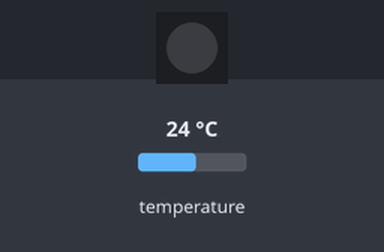
Bench run of a sketch on a simulated ESP32-S3. On the bench: 1 RGB LEDs in strip order, left to right. The test bench sets the inputs (shaded band); at power-on: temperature 24 °C. Dim RGB values are drawn brighter than linear; WiFi joins after 1.5 s; servers stay silent unless stated; the local clock reads 2024-03-15 10:24:30 at power-on unless the sketch sets it; no MQTT or app messages arrive unless stated; what the sketch prints to the serial monitor is not drawn.

Above: at 0.1 s.
At 2.9 s:
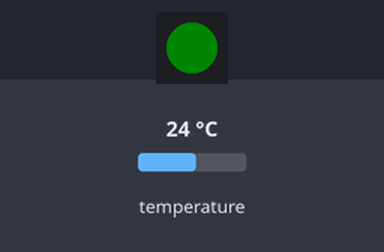
At 6.9 s:
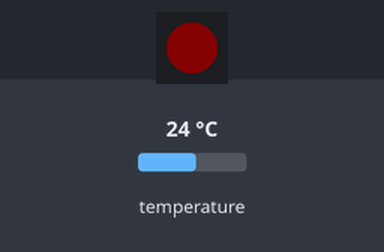
At 13.4 s:
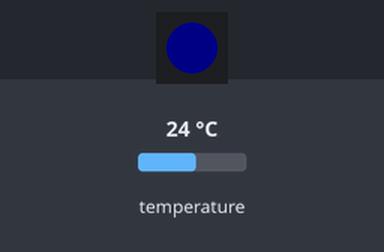
Timing chart, 0 to 15.1 s (numbered marks = the images above):
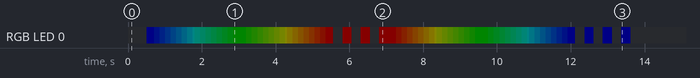

The sketch:

bmp280_rgbled_ha.ino
```cpp
#include "valot.h"
#include "sensorit.h"
#include "wifi_mqtt.h"

void setup() {
  Serial.begin(115200);
  Serial.println("Käynnistetään laite...");
  setupLedi();
  testaaLedinSkaala();
  setupBMP();
  paivitaLedi(lueLampotila());
  setupWiFi();
  setupMQTT();
}

void loop() {
  float t = lueLampotila();
  paivitaLedi(t);

  static unsigned long lastSerialPrint = 0;
  if (millis() - lastSerialPrint > 5000) {
    lastSerialPrint = millis();
    Serial.print("Lämpötila: ");
    Serial.print(t);
    Serial.println(" °C");
  }
  yllapidaMQTT();

  // Lähetys HA:han esim. 30s välein
  static unsigned long lastMsg = 0;
  if (client.connected() && millis() - lastMsg > 30000) {
    lastMsg = millis();
    char timestamp[32];
    if (utcTimestamp(timestamp, sizeof(timestamp))) {
      String payload = "{\"sensor_id\":\"";
      payload += MqttDevice::sensorId;
      payload += "\",\"location\":\"";
      payload += MqttDevice::location;
      payload += "\",\"measured_at\":\"";
      payload += timestamp;
      payload += "\",\"schema\":2,\"values\":{\"temperature\":";
      payload += String(t, 2);
      payload += "},\"units\":{\"temperature\":\"°C\"}}";
      client.publish(MqttDevice::stateTopic.c_str(), payload.c_str());
    } else {
      Serial.println("NTP-aikaa ei ole vielä saatavilla; MQTT-julkaisu ohitetaan.");
    }
  }
}
```

env.example.h
```cpp
#pragma once

#define WIFI_SSID "YOUR_WIFI_NETWORK"
#define WIFI_PASSWORD "YOUR_WIFI_PASSWORD"
#define MQTT_SERVER "mqtt.example.com"
#define MQTT_USER "YOUR_MQTT_USERNAME"
#define MQTT_PASSWORD "YOUR_MQTT_PASSWORD"
```

sensorit.h
```cpp
#include <Wire.h>
#include <Adafruit_BMP280.h>

#define SDA_PIN 8
#define SCL_PIN 9
Adafruit_BMP280 bmp;

void setupBMP() {
  Wire.begin(SDA_PIN, SCL_PIN);

  Serial.println("Etsitään BMP280-sensoria...");

  bool found = false;
  byte osoitteet[] = {0x76, 0x77}; // Kaksi yleisintä BMP280-osoitetta

  for (int i = 0; i < 2; i++) {
    Serial.print("Yritetään osoitetta: 0x");
    Serial.println(osoitteet[i], HEX);

    if (bmp.begin(osoitteet[i])) {
      Serial.print("BMP280 löytyi osoitteesta: 0x");
      Serial.println(osoitteet[i], HEX);
      found = true;
      break;
    }
  }

  if (!found) {
    Serial.println("!!! VIRHE: BMP280-sensoria ei löytynyt kummastakaan osoitteesta !!!");
    Serial.println("Tarkista SDA (Pin 8) ja SCL (Pin 9) kytkennät.");
    // Emme pysäytä koodia tähän (while(1)), jotta WiFi/MQTT voivat silti toimia
  }
}

float lueLampotila() {
  return bmp.readTemperature();
}
```

valot.h
```cpp
#include <Adafruit_NeoPixel.h>

#define LED_PIN 48
#define NUM_LEDS 1
Adafruit_NeoPixel pixel(NUM_LEDS, LED_PIN, NEO_GRB + NEO_KHZ800);

void setupLedi() {
  pixel.begin();
  pixel.setBrightness(20);
  pixel.show();
}

void paivitaLedi(float t) {
  if (t < 30.0) {
    // Alle 30: Pidetään ledi pimeänä
    pixel.setPixelColor(0, pixel.Color(0, 0, 0));
  }
  else {
    // --- HSV-säätö ---
    uint8_t saturation = 255;
    uint8_t value = 100;

    // Lämpötila 30.0 - 40.0 skaalataan Hue-arvoksi.
    // 30C = Sininen (43690)
    // 40C = Punainen (0)
    long hue = map(constrain(t * 10, 300, 400), 300, 400, 43690, 0);

    pixel.setPixelColor(0, pixel.ColorHSV(hue, saturation, value));
  }
  pixel.show();
}

void vilkutaTestilampotila(float t) {
  for (int i = 0; i < 3; ++i) {
    pixel.clear();
    pixel.show();
    delay(250);
    paivitaLedi(t);
    delay(250);
  }
}

void testaaLedinSkaala() {
  Serial.println("LED-demo: 29 -> 40 -> 30 °C ja päätyvärien vilkutukset (ei anturimittaus).");
  for (int kymmenesaste = 290; kymmenesaste <= 400; ++kymmenesaste) {
    paivitaLedi(kymmenesaste / 10.0f);
    delay(50);
  }
  vilkutaTestilampotila(40.0f);
  for (int kymmenesaste = 400; kymmenesaste >= 300; --kymmenesaste) {
    paivitaLedi(kymmenesaste / 10.0f);
    delay(50);
  }
  vilkutaTestilampotila(30.0f);
  pixel.clear();
  pixel.show();
  delay(500);
  Serial.println("LED-demo valmis; siirrytään anturimittaukseen.");
}
```

wifi_mqtt.h
```cpp
#include <WiFi.h>
#include <PubSubClient.h>
#include <esp_mac.h>
#include <time.h>
#include "env.h"

namespace MqttDevice {
constexpr char location[] = "sisatila";
constexpr char sensorName[] = "Lämpötila";
constexpr char deviceName[] = "BMP280-mittari";

char sensorId[sizeof("bmp280_000000000000")] = {};
String discoveryTopic;
String stateTopic;
}

const char* ssid = WIFI_SSID;
const char* password = WIFI_PASSWORD;
const char* mqtt_server = MQTT_SERVER;
const char* mqtt_user = MQTT_USER;
const char* mqtt_pass = MQTT_PASSWORD;

WiFiClient espClient;
PubSubClient client(espClient);

bool utcTimestamp(char* output, size_t outputSize) {
  time_t now = time(nullptr);
  if (now < 1700000000) return false;
  struct tm timeinfo;
  gmtime_r(&now, &timeinfo);
  return strftime(output, outputSize, "%Y-%m-%dT%H:%M:%SZ", &timeinfo) > 0;
}

void lahetaDiscovery() {
  String payload = "{\"name\":\"";
  payload += MqttDevice::sensorName;
  payload += "\",\"stat_t\":\"";
  payload += MqttDevice::stateTopic;
  payload += "\",\"unit_of_meas\":\"°C\","
    "\"dev_cla\":\"temperature\","
    "\"val_tpl\":\"{{ value_json['values']['temperature'] }}\","
    "\"uniq_id\":\"";
  payload += MqttDevice::sensorId;
  payload += "\",\"dev\":{\"ids\":[\"";
  payload += MqttDevice::sensorId;
  payload += "\"],\"name\":\"";
  payload += MqttDevice::deviceName;
  payload += "\"}}";

  if (client.publish(MqttDevice::discoveryTopic.c_str(), payload.c_str(), true)) {
    Serial.println("Discovery ONNISTUI!");
  } else {
    Serial.println("Discovery EPÄONNISTUI - puskuri liian pieni?");
  }
}

void setupWiFi() {
  Serial.print("Yhdistetään WiFi...");
  WiFi.begin(ssid, password);
  while (WiFi.status() != WL_CONNECTED) {
    delay(500);
    Serial.print(".");
  }
  Serial.println("\nWiFi yhdistetty!");
  configTime(0, 0, "pool.ntp.org", "time.nist.gov");
}

void setupMQTT() {
  uint8_t mac[6];
  if (esp_efuse_mac_get_default(mac) != ESP_OK) {
    Serial.println("MQTT-tunnisteen alustus epäonnistui: tehtaan MAC-osoitetta ei voitu lukea.");
    return;
  }
  snprintf(MqttDevice::sensorId, sizeof(MqttDevice::sensorId),
           "bmp280_%02hhx%02hhx%02hhx%02hhx%02hhx%02hhx",
           mac[0], mac[1], mac[2], mac[3], mac[4], mac[5]);
  MqttDevice::stateTopic = String("sensors/") + MqttDevice::sensorId + "/state";
  MqttDevice::discoveryTopic = String("homeassistant/sensor/") + MqttDevice::sensorId + "/config";
  client.setServer(mqtt_server, 1883);
  client.setBufferSize(512);
  // Rajoita yksittäisen synkronisen yhteysyrityksen odotuksia.
  espClient.setConnectionTimeout(250); // TCP-yhteys, millisekuntia
  client.setSocketTimeout(1);          // MQTT-vastaus, sekuntia
}

void yllapidaMQTT() {
  if (MqttDevice::sensorId[0] == '\0' || WiFi.status() != WL_CONNECTED) return;
  if (client.connected()) {
    client.loop();
    return;
  }

  static uint8_t failedAttempts = 0;
  static unsigned long lastAttempt = 0;
  if (failedAttempts >= 10) return;
  if (failedAttempts > 0 && millis() - lastAttempt < 60000UL) return;

  Serial.print("Yhdistetään MQTT...");
  if (client.connect(MqttDevice::sensorId, mqtt_user, mqtt_pass)) {
    Serial.println("yhdistetty!");
    failedAttempts = 0;
    lahetaDiscovery();
  } else {
    Serial.print("virhe, rc=");
    Serial.print(client.state());
    Serial.println("; jatketaan anturin ja LEDin toimintaa.");
    ++failedAttempts;
    if (failedAttempts >= 10) {
      Serial.println("MQTT: 10 yritystä epäonnistui; yritykset lopetetaan uudelleenkäynnistykseen asti.");
    }
  }
  lastAttempt = millis();
}
```
